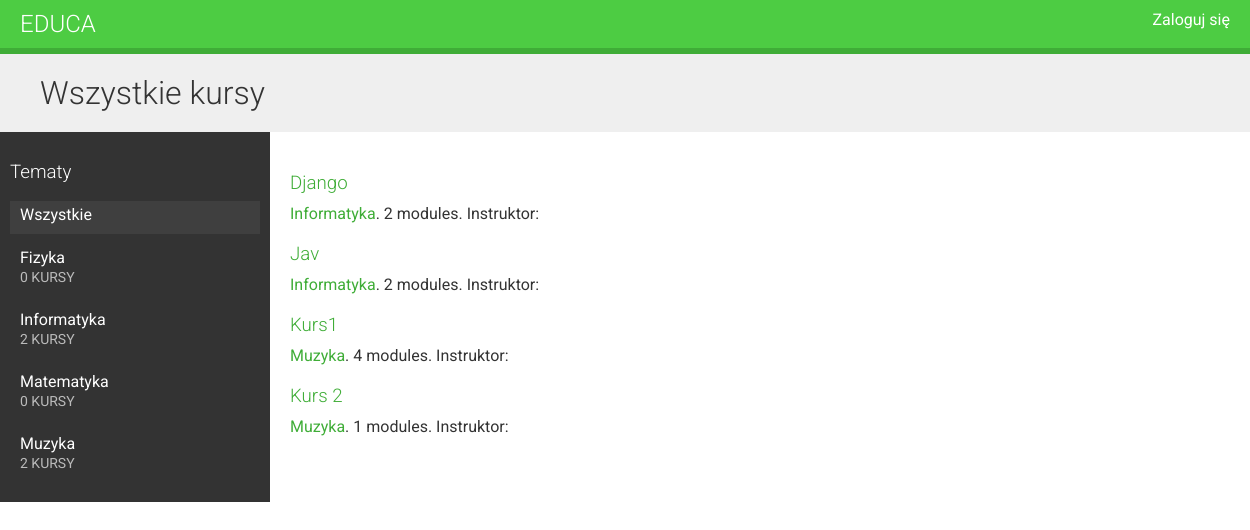
Before: / with the older database file.
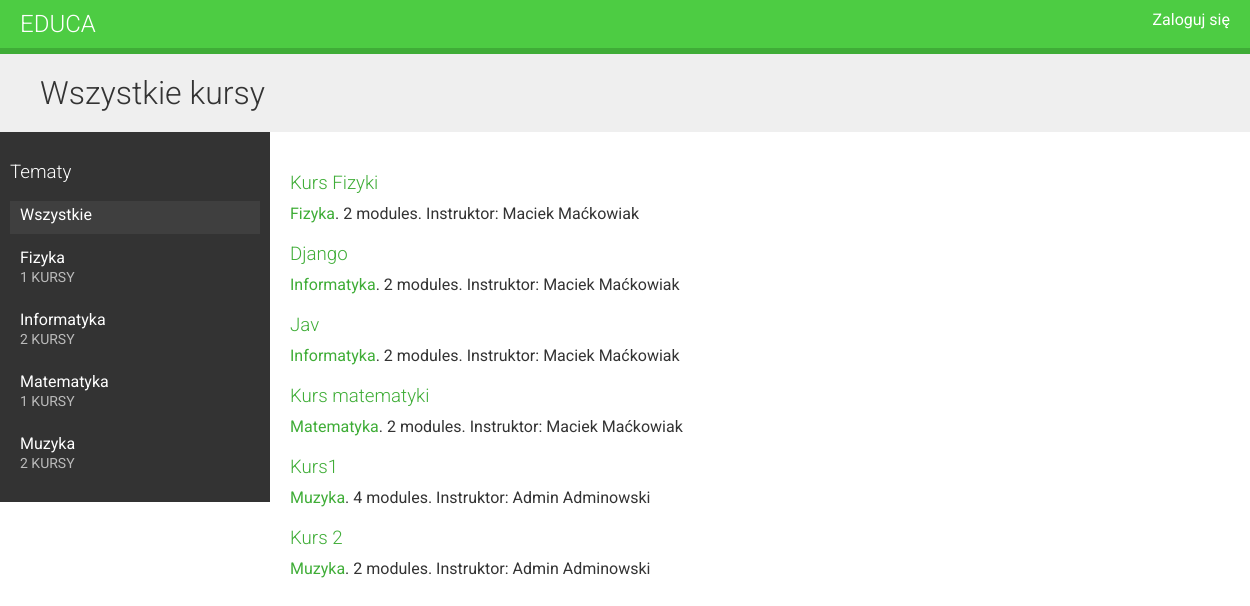
After: the same page with the newer database file.
### courses/models.py (models this page shows, shortened)
class Subject(models.Model):
    title = models.CharField(max_length=200)
    slug = models.SlugField(max_length=200, unique=True)
    class Meta:
        ordering = ('title',)
    def __str__(self):
        return self.title

class Course(models.Model):
    owner = models.ForeignKey(User, related_name='courses_created', on_delete = models.CASCADE)
    subject = models.ForeignKey(Subject, related_name='courses', on_delete = models.CASCADE)
    title = models.CharField(max_length=200)
    slug = models.SlugField(max_length=200, unique=True)
    overview = models.TextField()
    created = models.DateTimeField(auto_now_add=True)
    students = models.ManyToManyField(User, related_name='courses_joined', blank=True)
    class Meta:
        ordering = ('-created',)

### courses/views.py (the view)
# urls.py: path('', CourseListView.as_view(), name='course_list'),
class CourseListView(TemplateResponseMixin, View):
    model = Course
    template_name = 'courses/course/list.html'
    def get(self, request, subject=None):
        subjects = Subject.objects.annotate(total_courses=Count('courses'))
        courses = Course.objects.annotate(total_modules=Count('modules'))
        if subject:
            subject = get_object_or_404(Subject, slug=subject)
            courses = courses.filter(subject=subject)
        return self.render_to_response({'subjects': subjects,
                                        'subject': subject,
                                        'courses': courses})

### courses/templates/courses/course/list.html (shortened to what this page needs)
{% extends "base.html" %}
{% block content %}
  <h1>
    {% if subject %}
      Kursy z dziedziny: {{ subject.title }}
    {% else %}
      Wszystkie kursy
    {% endif %}
  </h1>
  <div class="contents">
    <h3>Tematy</h3>
    <ul id="modules">
      <li {% if not subject %}class="selected"{% endif %}>
        <a href="{% url "course_list" %}">Wszystkie</a>
      </li>
      {% for s in subjects %}
        <li {% if subject == s %}class="selected"{% endif %}>
          <a href="{% url "course_list_subject" s.slug %}">
            {{ s.title }}
            <br><span>{{ s.total_courses }} kursy</span>
          </a>
        </li>
      {% endfor %}
    </ul>
  </div>
  <div class="module">
    {% for course in courses %}
      {% with subject=course.subject %}
        <h3>
          <a href="{% url "course_detail" course.slug %}">
            {{ course.title }}
          </a>
        </h3>
        <p>
          <a href="{% url "course_list_subject" subject.slug %}">{{ subject }}</a>.
            {{ course.total_modules }} modules.
            Instruktor: {{ course.owner.get_full_name }}
        </p>
      {% endwith %}
    {% endfor %}
  </div>
{% endblock %}

### courses/templates/base.html (shortened to what this page needs)
{% load static%}
<!DOCTYPE html>
<html>
<head>
    <link href="{% static "css/base.css" %}" rel="stylesheet">
</head>
<body>
    <div id="header">
        <a href="/" class="logo">Educa</a>
        <ul class="menu">
            {% if request.user.is_authenticated %}
                <li><a href="{% url "logout" %}">Wyloguj się</a></li>
            {% else %}
                <li><a href="{% url "login" %}">Zaloguj się</a></li>
            {% endif %}
        </ul>
    </div>
    <div id="content">
        {% block content %}
        {% endblock %}
    </div>
</body>
</html>

### courses/static/css/base.css (style rules this page uses)
body { margin:0; font-family:'Roboto', sans-serif; font-weight:400; color:#333; }
a { color:#3fad37; text-decoration:none; }
h1, h2, h3, h4, h5, h6 { font-family:'Roboto', sans-serif; font-weight:300; }
h1 { background:#efefef; width:100%; overflow:auto; padding:20px 0 20px 40px; margin:0; }
.module { overflow:auto; }
.module h3 { margin:30px 0 0; padding:0; width:100%; }
.module p { margin:10px 0 20px; width:100%; float:left; }
#header { background:#4dcc43; overflow:auto; padding:10px 20px; border-bottom:6px solid #3fad37; }
#header .logo { text-decoration:none; font-family:'Roboto', sans-serif; font-weight:300; text-transform:uppercase; font-size:24px; color:#fff; float:left; }
#header a { color:#fff; }
#header .menu { list-style:none; float:right; margin:0; padding:0; }
.contents { width:20%; padding:10px; float:left; background:#333; color: #fff; font-family:'Roboto', sans-serif; }
.contents ul { list-style:none; margin:0; padding:0; }
.contents ul li { margin:0 0 10px 0; padding:4px 10px 10px; overflow:auto; }
.contents ul li.selected { background:#3f3f3f; }
.contents ul span { text-transform:uppercase; color:#bbb; font-size:14px; }
.contents ul a { display:block; color:#fff; text-decoration:none; }
.module { padding:10px 20px; float:left; }

Changed rows visible on the page:
computed for Subject "Fizyka": total_courses "0" → "1"
computed for Subject "Matematyka": total_courses "0" → "1"
added Course: title "Kurs Fizyki", subject "Fizyka", total_modules "2", owner.get_full_name "Maciek Maćkowiak"
changed through a linked row, Course "Django": owner.get_full_name (not shown) → "Maciek Maćkowiak"
changed through a linked row, Course "Jav": owner.get_full_name (not shown) → "Maciek Maćkowiak"
added Course: title "Kurs matematyki", subject "Matematyka", total_modules "2", owner.get_full_name "Maciek Maćkowiak"
changed through a linked row, Course "Kurs1": owner.get_full_name (not shown) → "Admin Adminowski"
changed through a linked row, Course "Kurs 2": total_modules "1" → "2"; owner.get_full_name (not shown) → "Admin Adminowski"
